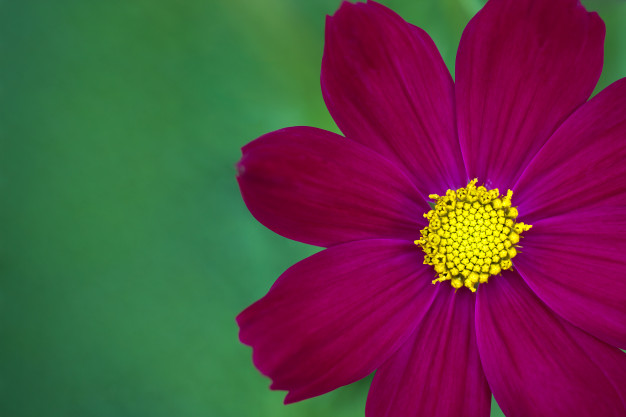
#> input picture OpenCV/flor.jpg, 626 x 417 px
$ jupyter execute practica3.ipynb
#> lines starting #> are read from the running program, lines starting #| are printed output that depends on the picture
# HISTOGRAMAS
En esta práctica se aprenderá a modificar los histogramas para mejorar la calidad de la imagen.
https://docs.opencv.org/3.1.0/d1/db7/tutorial_py_histogram_begins.html

[cell 1]
import cv2
import numpy as np
from matplotlib import pyplot as plt

img = cv2.imread('flor.jpg')
#> img is the input picture: shape (417, 626, 3); mean B, G, R 68.5, 64.5, 94.7

El histograma de una imagen representa la cantidad de pixeles de sus niveles de intensidad y puede generarse en escala de grises, RGB (como se muestra en la imagen de arriba) u otro modelo de color.

El eje X representa los niveles de intensidad y el eje Y representa la cantidad de pixeles.

A continuación se muestran los histogramas en las componentes Roja, Verde y Azul (RGB) por separado de una imagen.

[cell 2]
color = ('b','g','r')
for i,col in enumerate(color):
    histr = cv2.calcHist([img],[i],None,[256],[0,256])
    plt.plot(histr,color = col)
    plt.xlabel('Niveles de intensidad (8 bits)')
    plt.ylabel('Frecuencia')
    plt.title('Histograma en RGB')
    plt.xlim([0,256])
plt.show()
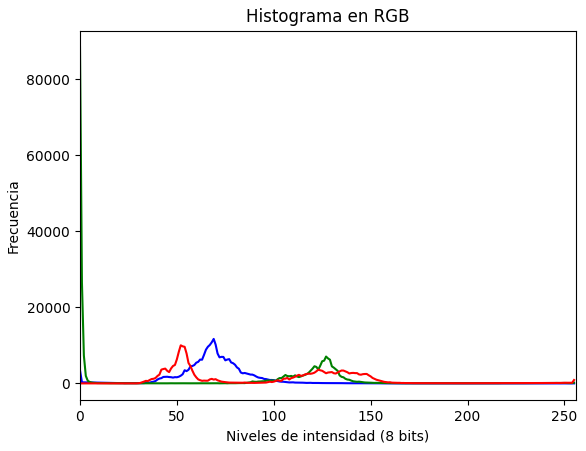
#> figure drawn by matplotlib, 1 panel; curve peaks at x = 69, y = 11708; curve peaks at x = 0, y = 88443; curve peaks at x = 52, y = 10024

Ahora, generemos el histograma de una región den la imagen.

[cell 3]
# Genera una máscara
mask = np.zeros(img.shape[:2], np.uint8)
mask[100:300, 100:400] = 255
masked_img = cv2.bitwise_and(img,img,mask = mask)
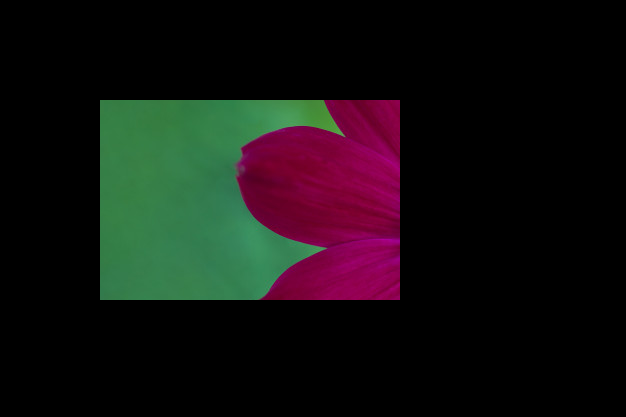
#> masked_img: shape (417, 626, 3); mean B, G, R 16.4, 17.3, 19.6

[cell 4]
# Calcula el histograma sin la máscara
hist_full = cv2.calcHist([img],[0],None,[256],[0,256])
#> hist_full = 256 values, max 11708 at index 69, min 0 at index 183, mean 1019.7
# Calcula el histograma con la máscara
hist_mask = cv2.calcHist([img],[0],mask,[256],[0,256])
#> hist_mask = 256 values, max 2747 at index 77, min 0 at index 0, mean 234.4

[cell 5]
plt.subplot(221), plt.imshow(img, 'gray')
plt.subplot(222), plt.imshow(mask,'gray')
plt.subplot(223), plt.imshow(masked_img, 'gray')
plt.subplot(224), plt.plot(hist_full), plt.plot(hist_mask)
plt.xlim([0,256])

plt.show()
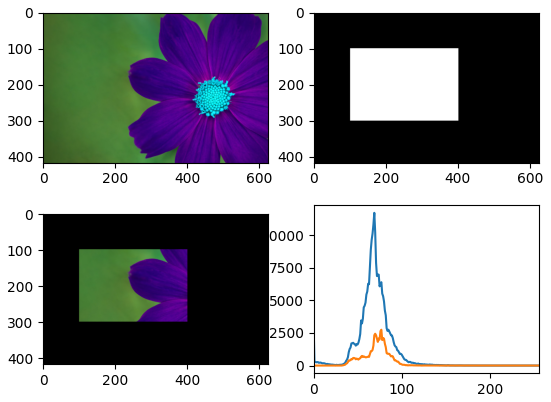
#> figure drawn by matplotlib, 4 panels; B, G, R data is drawn as R, G, B; panel 4: curve peaks at x = 69, y = 11708; panel 4: curve peaks at x = 77, y = 2747
